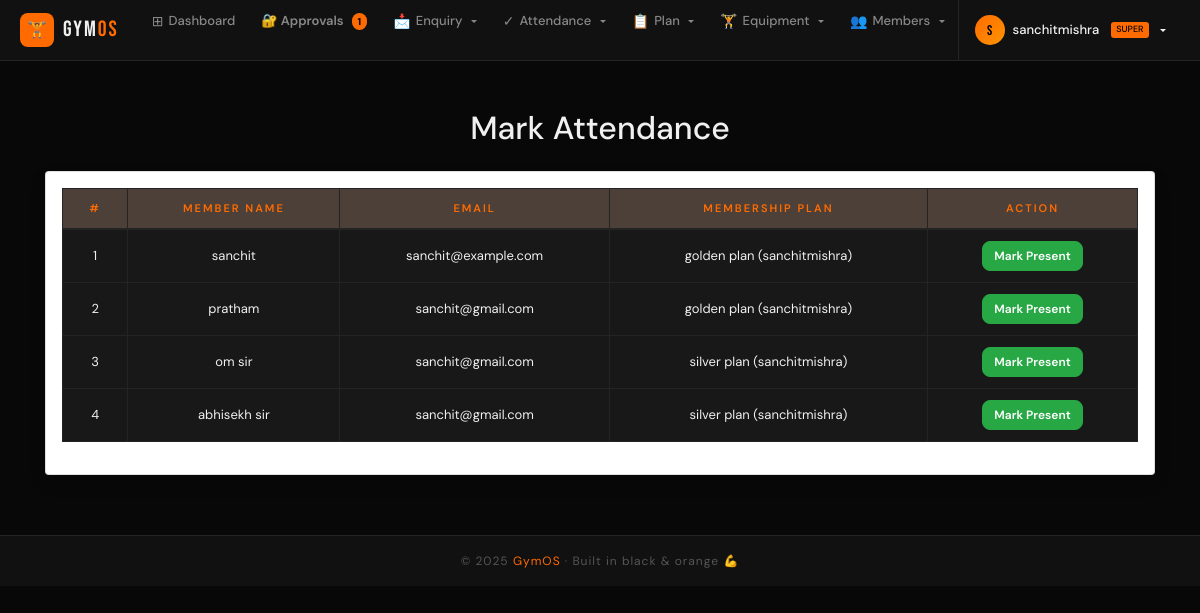
Page /attendance/ (signed in) on the committed database.
### djangogym1/models.py (models this page shows, shortened)
class Member(models.Model):
    user = models.ForeignKey(User, on_delete=models.CASCADE)
    member_user = models.OneToOneField(
        User, on_delete=models.CASCADE, null=True, blank=True, related_name='member_profile'
    )
    name = models.CharField(max_length=100)
    contact = models.CharField(max_length=15)
    email = models.EmailField()
    age = models.IntegerField(null=True, blank=True)
    gender = models.CharField(max_length=10, null=True, blank=True)
    status = models.CharField(max_length=10, default="Active")
    joining_date = models.DateField(default=timezone.now)
    expiry_date = models.DateField(default=timezone.now)
    plan = models.ForeignKey(Plan, on_delete=models.SET_NULL, null=True, blank=True)
    initial_amount = models.IntegerField(default=0)
    height = models.FloatField(blank=True, null=True)
    weight = models.FloatField(blank=True, null=True)
    goal_weight = models.FloatField(blank=True, null=True)
    activity_level = models.CharField(max_length=20, default="moderate")
    health_issue = models.TextField(blank=True, null=True)
    ai_diet_plan = models.TextField(blank=True, null=True)
    ai_workout_plan = models.TextField(blank=True, null=True)
    profile_image = models.ImageField(upload_to='member_profiles/', null=True, blank=True)
    first_login = models.BooleanField(default=True)
    ROLE_CHOICES = (
    ("ADMIN", "Admin"),
    ("TRAINER", "Trainer"),
    ("MEMBER", "Member"),
)
    role = models.CharField(max_length=10, choices=ROLE_CHOICES, default="MEMBER")
    fitness_goal = models.CharField(max_length=100, blank=True, null=True)
    diet_type = models.CharField(max_length=100, blank=True, null=True)

class Plan(models.Model):
    user = models.ForeignKey(User, on_delete=models.CASCADE, null=True, blank=True, related_name='plans')
    name = models.CharField(max_length=100)
    amount = models.IntegerField()
    duration = models.CharField(max_length=60)
    description = models.TextField(blank=True, null=True)
    def __str__(self):
        owner = self.user.username if self.user else "NoOwner"
        return f"{self.name} ({owner})"

### djangogym1/views.py (the view)
# urls.py: path('attendance/', views.attendance, name='attendance'),
def attendance(request):
    if not request.user.is_staff:
        return redirect('login')
    members = Member.objects.filter(user=request.user)
    return render(request, 'attendance.html', {'members': members})

### djangogym1/context_processors.py (called while the page is built)
def pending_count(request):
    if request.user.is_authenticated and request.user.is_superuser:
        count = AdminProfile.objects.filter(is_approved=False).count()
        return {'pending_count': count}
    return {'pending_count': 0}

### djangogym1/templates/attendance.html (shortened to what this page needs)
{% extends 'navigationbar.html' %}
{% block body %}
<div class="container mt-4">
    <h2 class="text-center mb-4">Mark Attendance</h2>
    <div class="card shadow p-3">
        <div class="table-responsive">
            <table class="table table-bordered table-hover text-center">
                <thead class="bg-dark text-white">
                    <tr>
                        <th>#</th>
                        <th>Member Name</th>
                        <th>Email</th>
                        <th>Membership Plan</th>
                        <th>Action</th>
                    </tr>
                </thead>
                <tbody>
                    {% for member in members %}
                    <tr>
                        <td>{{ forloop.counter }}</td>
                        <td>{{ member.name }}</td>
                        <td>{{ member.email }}</td>
                        <td>{{ member.plan }}</td>
                        <td>
                            <a href="{% url 'mark_attendance' member.id %}"
                               class="btn btn-success btn-sm">
                               Mark Present
                            </a>
                        </td>
                    </tr>
                    {% empty %}
                    <tr>
                        <td colspan="5">No members found</td>
                    </tr>
                    {% endfor %}
                </tbody>
            </table>
        </div>
    </div>
</div>
{% endblock %}

### djangogym1/templates/navigationbar.html (shortened to what this page needs)
<!doctype html>
<html lang="en">
<head>
    {% load static %}
    <link rel="stylesheet" href="https://cdn.jsdelivr.net/npm/bootstrap@4.6.2/dist/css/bootstrap.min.css">
</head>
<body>
<nav class="gymos-nav">
    <div class="nav-inner">
        <a class="nav-brand" href="{% if request.user.is_staff %}{% url 'home' %}{% else %}{% url 'homepage' %}{% endif %}">
            <div class="brand-icon">🏋️</div>
            <div class="brand-text">Gym<span>OS</span></div>
        </a>
        {% if request.user.is_authenticated and request.user.is_staff %}
        <ul class="nav-links">
            <li>
                <a class="nav-link {% if request.path == '/home/' %}active{% endif %}" href="{% url 'home' %}">
                    <span class="nav-icon">⊞</span> Dashboard
                </a>
            </li>
            {% if request.user.is_superuser %}
            <li>
                <a class="nav-link approval-link" href="{% url 'approve_admins' %}">
                    🔐 Approvals
                    {% if pending_count %}<span class="ap-badge-dot">{{ pending_count }}</span>{% endif %}
                </a>
            </li>
            {% endif %}
            <li class="dropdown">
                <a class="nav-link dropdown-toggle" href="#" data-toggle="dropdown"><span class="nav-icon">📩</span> Enquiry</a>
            </li>
            <li class="dropdown">
                <a class="nav-link dropdown-toggle" href="#" data-toggle="dropdown"><span class="nav-icon">✓</span> Attendance</a>
            </li>
            <li class="dropdown">
                <a class="nav-link dropdown-toggle" href="#" data-toggle="dropdown"><span class="nav-icon">📋</span> Plan</a>
            </li>
            <li class="dropdown">
                <a class="nav-link dropdown-toggle" href="#" data-toggle="dropdown"><span class="nav-icon">🏋</span> Equipment</a>
            </li>
            <li class="dropdown">
                <a class="nav-link dropdown-toggle" href="#" data-toggle="dropdown"><span class="nav-icon">👥</span> Members</a>
            </li>
        </ul>
        <div class="nav-user-area">
            <div class="dropdown">
                <button class="user-btn dropdown-toggle" data-toggle="dropdown">
                    <div class="user-avatar">{{ request.user.username|first|upper }}</div>
                    <span class="user-name">{{ request.user.username }}</span>
                    {% if request.user.is_superuser %}<span class="super-pill">SUPER</span>{% endif %}
                </button>
            </div>
        </div>
        {% endif %}
    </div>
</nav>
<div class="page-wrap">
    {% block body %}{% endblock %}
</div>
<footer class="gymos-footer">
    © 2025 <span>GymOS</span> · Built in black & orange 💪
</footer>
</body>
</html>

### rows in the picture
Member: name "sanchit", email "sanchit@example.com", plan "golden plan (sanchitmishra)"
Member: name "pratham", email "sanchit@gmail.com", plan "golden plan (sanchitmishra)"
Member: name "om sir", email "sanchit@gmail.com", plan "silver plan (sanchitmishra)"
Member: name "abhisekh sir", email "sanchit@gmail.com", plan "silver plan (sanchitmishra)"

### other values in the picture
{{ pending_count }} "1"
{{ request.user.username|first|upper }} "S"
{{ request.user.username }} "sanchitmishra"
